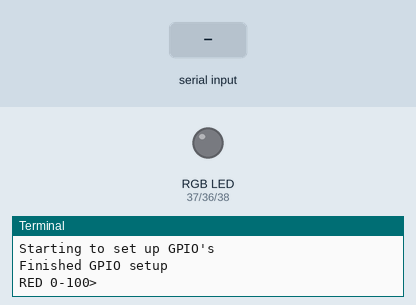
This program was run on a simulated Raspberry Pi (header pin numbers). On the bench: an RGB LED mixed from three pins (HIGH = lit), the last lines printed to the terminal. The test bench sets the inputs (shaded band).

Above: at 1.2 s.
1.3 s: "39" typed at the terminal, then Enter
2.8 s: "5" typed at the terminal, then Enter
4.3 s: "90" typed at the terminal, then Enter
At 4.7 s:
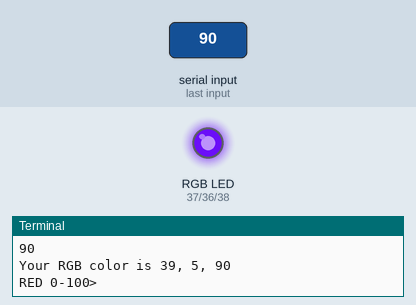
Timing chart, 0 to 7.3 s (numbered marks = the images above; inputs shaded):
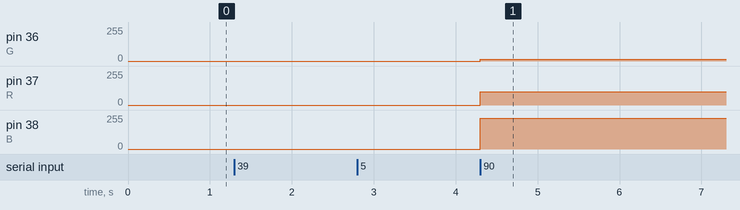

The program:

wpApp.py
```python
#!flask/bin/python3
# -*- coding: utf-8 -*-
# @Author: David Leimroth
# @Date:   2017-02-26 04:23:23
# @Last Modified by:   David Leimroth
# @Last Modified time: 2017-02-26 20:30:38

import wiringpi as wp


R, G, B = 37, 36, 38


def setup():
    print('Starting to set up GPIO\'s')
    wp.wiringPiSetupPhys()
    wp.pinMode(R, 2)
    wp.pinMode(G, 2)
    wp.pinMode(B, 2)
    wp.softPwmCreate(R, 0, 100)  # 5 in app
    wp.softPwmCreate(G, 0, 100)  # 5 in app
    wp.softPwmCreate(B, 0, 100)  # 5 in app
    print('Finished GPIO setup')


def turn_off():
    wp.softPwmWrite(R, 0)
    wp.softPwmWrite(G, 0)
    wp.softPwmWrite(B, 0)


def redPulsing():
    for i in range(50, 255):
        wp.softPwmWrite(R, i)

    for i in reversed(range(50, 255)):
        wp.softPwmWrite(R, i)


def changeingColours():
    for maincolour in range(36, 40):
        nextcolour = maincolour + 1
        if maincolour == 39:
            nextcolour = 36
        # brighten
        for j in range(50, 255):
            wp.softPwmWrite(maincolour, j)
            wp.softPwmWrite(nextcolour, 300 - j)
            wp.delay(1)
        # dimm
        for j in reversed(range(50, 255)):
            wp.softPwmWrite(maincolour, j)
            wp.softPwmWrite(nextcolour, 300 - j)
            wp.delay(1)


def setRed(r_val):
    try:
        wp.softPwmWrite(R, int(r_val))
    except Exception as e:
        print(str(e))


def setGreen(g_val):
    try:
        wp.softPwmWrite(G, int(g_val))
    except Exception as e:
        print(str(e))


def setBlue(b_val):
    try:
        wp.softPwmWrite(B, int(b_val))
    except Exception as e:
        print(str(e))


def manualMode():
    r_val = int(input('RED 0-100> '))
    g_val = int(input('GREEN 0-100> '))
    b_val = int(input('BLUE 0-100> '))
    setRed(r_val)
    setGreen(g_val)
    setBlue(b_val)
    print('Your RGB color is {}, {}, {}'.format(r_val, g_val, b_val))


if __name__ == '__main__':
    setup()
    while True:
        try:
            manualMode()
        except KeyboardInterrupt:
            turn_off()
            print('bye')
            break
        except Exception as e:
            print(str(e))
```

Measured:
- after the input at 4.3 s, pin 36 (G): 0/255 → 13/255 at once; pin 37 (R): 0/255 → 99/255 at once; pin 38 (B): 0/255 → 230/255 at once
